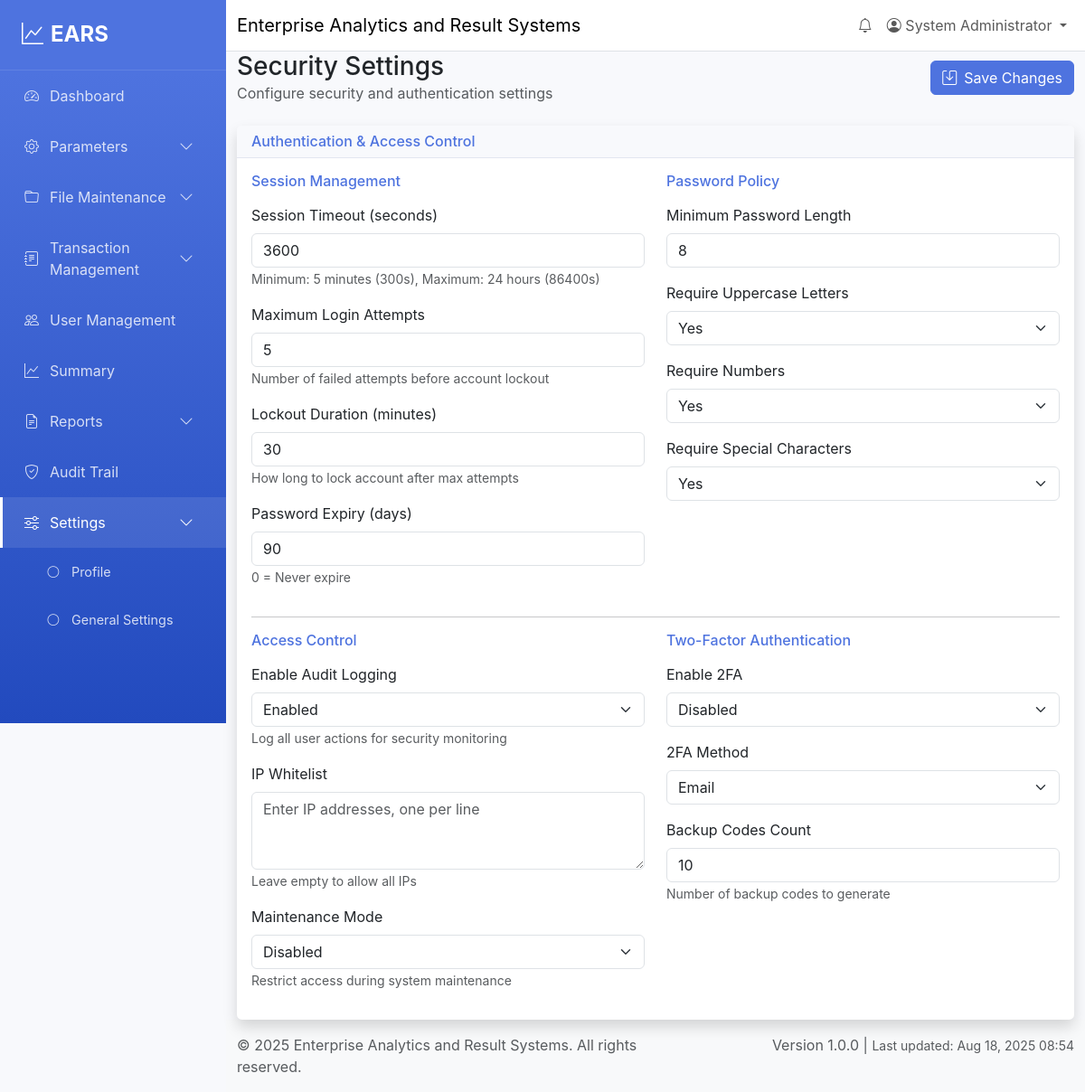
The app's page /settings/security (signed in) with its own data.
### tables this page shows
CREATE TABLE accounting_parameters (
    id INT AUTO_INCREMENT PRIMARY KEY,
    parameter_name VARCHAR(100) NOT NULL,
    parameter_value TEXT,
    description TEXT,
    category VARCHAR(50) DEFAULT 'general',
    created_at TIMESTAMP DEFAULT CURRENT_TIMESTAMP,
    updated_at TIMESTAMP DEFAULT CURRENT_TIMESTAMP ON UPDATE CURRENT_TIMESTAMP
);

### views/settings/security.php (the view, shortened to what the rows shown need)
<div class="row">
    <div class="col-12">
        <div class="d-flex justify-content-between align-items-center mb-4">
            <div>
                <h1 class="h3 mb-0">Security Settings</h1>
                <p class="text-muted mb-0">Configure security and authentication settings</p>
            </div>
            <button type="button" class="btn btn-primary" onclick="saveSecuritySettings()" id="saveBtn">
                <i class="bi bi-save me-2"></i>Save Changes
            </button>
        </div>
    </div>
</div>
<div class="row">
    <div class="col-12">
        <div class="card shadow">
            <div class="card-header">
                <h6 class="m-0 font-weight-bold text-primary">Authentication & Access Control</h6>
            </div>
            <div class="card-body">
                <form id="securitySettingsForm">
                    <div class="row">
                        <div class="col-md-6">
                            <h6 class="text-primary mb-3">Session Management</h6>
                            <div class="mb-3">
                                <label for="session_timeout" class="form-label">Session Timeout (seconds)</label>
                                <input type="number" class="form-control" id="session_timeout" name="session_timeout"
                                       value="<?= htmlspecialchars(getParameterValue($parameters, 'session_timeout', '3600')) ?>" min="300" max="86400">
                                <small class="form-text text-muted">Minimum: 5 minutes (300s), Maximum: 24 hours (86400s)</small>
                            </div>
                            <div class="mb-3">
                                <label for="max_login_attempts" class="form-label">Maximum Login Attempts</label>
                                <input type="number" class="form-control" id="max_login_attempts" name="max_login_attempts"
                                       value="<?= htmlspecialchars(getParameterValue($parameters, 'max_login_attempts', '5')) ?>" min="3" max="10">
                                <small class="form-text text-muted">Number of failed attempts before account lockout</small>
                            </div>
                            <div class="mb-3">
                                <label for="lockout_duration" class="form-label">Lockout Duration (minutes)</label>
                                <input type="number" class="form-control" id="lockout_duration" name="lockout_duration"
                                       value="<?= htmlspecialchars(getParameterValue($parameters, 'lockout_duration', '30')) ?>" min="5" max="1440">
                                <small class="form-text text-muted">How long to lock account after max attempts</small>
                            </div>
                            <div class="mb-3">
                                <label for="password_expiry_days" class="form-label">Password Expiry (days)</label>
                                <input type="number" class="form-control" id="password_expiry_days" name="password_expiry_days"
                                       value="<?= htmlspecialchars(getParameterValue($parameters, 'password_expiry_days', '90')) ?>" min="0" max="365">
                                <small class="form-text text-muted">0 = Never expire</small>
                            </div>
                        </div>
                        <div class="col-md-6">
                            <h6 class="text-primary mb-3">Password Policy</h6>
                            <div class="mb-3">
                                <label for="min_password_length" class="form-label">Minimum Password Length</label>
                                <input type="number" class="form-control" id="min_password_length" name="min_password_length"
                                       value="<?= htmlspecialchars(getParameterValue($parameters, 'min_password_length', '8')) ?>" min="6" max="20">
                            </div>
                            <div class="mb-3">
                                <label for="require_uppercase" class="form-label">Require Uppercase Letters</label>
                                <select class="form-select" id="require_uppercase" name="require_uppercase">
                                    <option value="1" <?= getParameterValue($parameters, 'require_uppercase') === '1' ? 'selected' : '' ?>>Yes</option>
                                </select>
                            </div>
                            <div class="mb-3">
                                <label for="require_numbers" class="form-label">Require Numbers</label>
                                <select class="form-select" id="require_numbers" name="require_numbers">
                                    <option value="1" <?= getParameterValue($parameters, 'require_numbers') === '1' ? 'selected' : '' ?>>Yes</option>
                                </select>
                            </div>
                            <div class="mb-3">
                                <label for="require_special_chars" class="form-label">Require Special Characters</label>
                                <select class="form-select" id="require_special_chars" name="require_special_chars">
                                    <option value="1" <?= getParameterValue($parameters, 'require_special_chars') === '1' ? 'selected' : '' ?>>Yes</option>
                                </select>
                            </div>
                        </div>
                    </div>
                    <hr>
                    <div class="row">
                        <div class="col-md-6">
                            <h6 class="text-primary mb-3">Access Control</h6>
                            <div class="mb-3">
                                <label for="enable_audit_log" class="form-label">Enable Audit Logging</label>
                                <select class="form-select" id="enable_audit_log" name="enable_audit_log">
                                    <option value="1" <?= getParameterValue($parameters, 'enable_audit_log') === '1' ? 'selected' : '' ?>>Enabled</option>
                                </select>
                                <small class="form-text text-muted">Log all user actions for security monitoring</small>
                            </div>
                            <div class="mb-3">
                                <label for="ip_whitelist" class="form-label">IP Whitelist</label>
                                <textarea class="form-control" id="ip_whitelist" name="ip_whitelist" rows="3" placeholder="Enter IP addresses, one per line"><?= htmlspecialchars(getParameterValue($parameters, 'ip_whitelist')) ?></textarea>
                                <small class="form-text text-muted">Leave empty to allow all IPs</small>
                            </div>
                            <div class="mb-3">
                                <label for="maintenance_mode" class="form-label">Maintenance Mode</label>
                                <select class="form-select" id="maintenance_mode" name="maintenance_mode">
                                    <option value="0" <?= getParameterValue($parameters, 'maintenance_mode') === '0' ? 'selected' : '' ?>>Disabled</option>
                                </select>
                                <small class="form-text text-muted">Restrict access during system maintenance</small>
                            </div>
                        </div>
                        <div class="col-md-6">
                            <h6 class="text-primary mb-3">Two-Factor Authentication</h6>
                            <div class="mb-3">
                                <label for="enable_2fa" class="form-label">Enable 2FA</label>
                                <select class="form-select" id="enable_2fa" name="enable_2fa">
                                    <option value="0" <?= getParameterValue($parameters, 'enable_2fa') === '0' ? 'selected' : '' ?>>Disabled</option>
                                </select>
                            </div>
                            <div class="mb-3">
                                <label for="2fa_method" class="form-label">2FA Method</label>
                                <select class="form-select" id="2fa_method" name="2fa_method">
                                    <option value="email" <?= getParameterValue($parameters, '2fa_method') === 'email' ? 'selected' : '' ?>>Email</option>
                                </select>
                            </div>
                            <div class="mb-3">
                                <label for="backup_codes_count" class="form-label">Backup Codes Count</label>
                                <input type="number" class="form-control" id="backup_codes_count" name="backup_codes_count"
                                       value="<?= htmlspecialchars(getParameterValue($parameters, 'backup_codes_count', '10')) ?>" min="5" max="20">
                                <small class="form-text text-muted">Number of backup codes to generate</small>
                            </div>
                        </div>
                    </div>
                </form>
            </div>
        </div>
    </div>
</div>
<?php
function getParameterValue($parameters, $name, $default = '') {
    foreach ($parameters as $param) {
        if ($param['parameter_name'] === $name) {
            return $param['parameter_value'];
        }
    }
    return $default;
}
?>

### records on screen
accounting_parameters: session_timeout "3600"
accounting_parameters: max_login_attempts "5"
accounting_parameters: lockout_duration "30"
accounting_parameters: password_expiry_days "90"
accounting_parameters: min_password_length "8"
accounting_parameters: require_uppercase "Yes"
accounting_parameters: require_numbers "Yes"
accounting_parameters: require_special_chars "Yes"
accounting_parameters: enable_audit_log "Enabled"
accounting_parameters: maintenance_mode "Disabled"
accounting_parameters: enable_2fa "Disabled"
accounting_parameters: parameter_value "Email"
accounting_parameters: backup_codes_count "10"

### other values on screen
APP_NAME "Enterprise Analytics and Result Systems"
$user['full_name'] "System Administrator"
APP_VERSION "1.0.0"
